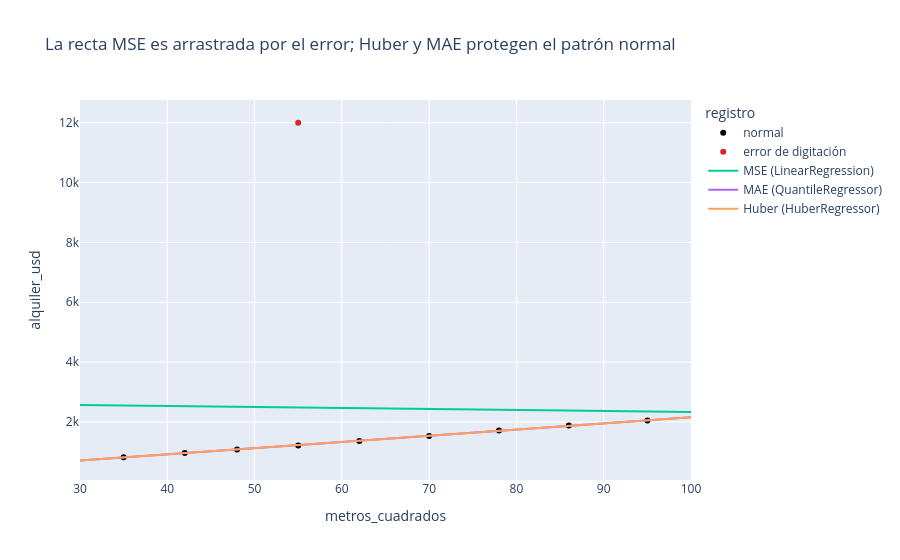

Source (notebook cell):
### Markdown cell above
## 4. Entrenamos tres modelos sobre los mismos datos

- `LinearRegression` minimiza MSE.
- `QuantileRegressor(quantile=0.5)` minimiza una pérdida equivalente a MAE;
  predice la mediana condicional, como acabamos de ver.
- `HuberRegressor` usa Huber Loss. Su parámetro `epsilon` cumple un papel de
  tolerancia al outlier, pero trabaja sobre una escala interna robusta; no es
  exactamente el mismo $\delta$ en dólares de la gráfica anterior.

Los datos se manipulan con Polars; se convierten a NumPy solo al pasarlos a las
APIs de scikit-learn.

### Code cell
X_train = entrenamiento.select("metros_cuadrados").to_numpy()
y_train = entrenamiento["alquiler_usd"].to_numpy()

modelo_mse = LinearRegression().fit(X_train, y_train)
modelo_mae = QuantileRegressor(quantile=0.5, alpha=0.0, solver="highs").fit(X_train, y_train)
modelo_huber = HuberRegressor().fit(X_train, y_train.astype(float))

metros_linea = np.linspace(30, 100, 200).reshape(-1, 1)
fig = px.scatter(
    entrenamiento, x="metros_cuadrados", y="alquiler_usd", color="registro",
    title="La recta MSE es arrastrada por el error; Huber y MAE protegen el patrón normal",
    color_discrete_map={"normal": "black", "error de digitación": "#d62728"},
)
fig.add_trace(go.Scatter(x=metros_linea.ravel(), y=modelo_mse.predict(metros_linea), mode="lines", name="MSE (LinearRegression)"))
fig.add_trace(go.Scatter(x=metros_linea.ravel(), y=modelo_mae.predict(metros_linea), mode="lines", name="MAE (QuantileRegressor)"))
fig.add_trace(go.Scatter(x=metros_linea.ravel(), y=modelo_huber.predict(metros_linea), mode="lines", name="Huber (HuberRegressor)"))
fig.show()

### Figure 1 — Plotly figure (JSON) as saved in the notebook; plotly's stock layout.template omitted (floating-point values rounded to 4 significant figures; data arrays with more than 128 entries replaced by an {"elided": "..."} marker saying what was removed)
{"data": [{"hovertemplate": "registro=normal<br>metros_cuadrados=%{x}<br>alquiler_usd=%{y}<extra></extra>", "legendgroup": "normal", "marker": {"color": "black", "symbol": "circle"}, "mode": "markers", "name": "normal", "orientation": "v", "showlegend": true, "type": "scatter", "x": [35, 42, 48, 55, 62, 70, 78, 86, 95], "xaxis": "x", "y": [820, 960, 1080, 1210, 1360, 1530, 1710, 1880, 2050], "yaxis": "y"}, {"hovertemplate": "registro=error de digitación<br>metros_cuadrados=%{x}<br>alquiler_usd=%{y}<extra></extra>", "legendgroup": "error de digitación", "marker": {"color": "#d62728", "symbol": "circle"}, "mode": "markers", "name": "error de digitación", "orientation": "v", "showlegend": true, "type": "scatter", "x": [55], "xaxis": "x", "y": [12000], "yaxis": "y"}, {"mode": "lines", "name": "MSE (LinearRegression)", "type": "scatter", "x": {"elided": "200 float values"}, "y": {"elided": "200 float values"}}, {"mode": "lines", "name": "MAE (QuantileRegressor)", "type": "scatter", "x": {"elided": "200 float values"}, "y": {"elided": "200 float values"}}, {"mode": "lines", "name": "Huber (HuberRegressor)", "type": "scatter", "x": {"elided": "200 float values"}, "y": {"elided": "200 float values"}}], "layout": {"legend": {"title": {"text": "registro"}, "tracegroupgap": 0}, "title": {"text": "La recta MSE es arrastrada por el error; Huber y MAE protegen el patrón normal"}, "xaxis": {"anchor": "y", "domain": [0, 1], "title": {"text": "metros_cuadrados"}}, "yaxis": {"anchor": "x", "domain": [0, 1], "title": {"text": "alquiler_usd"}}}}
